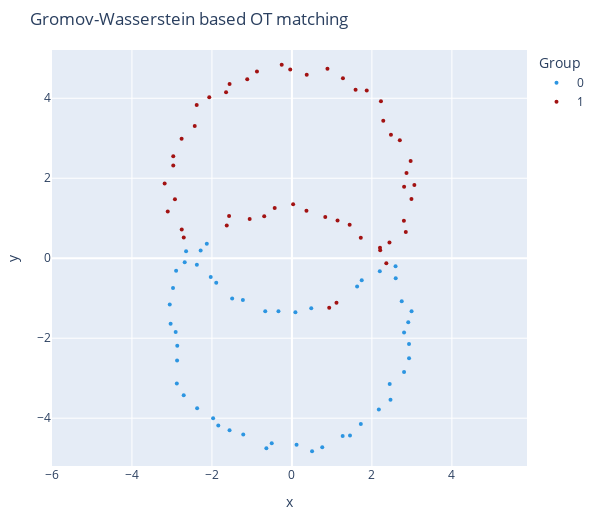

Write notebook code for a chart like this one.
### Code cell
import numpy as np
import pandas as pd
import plotly.express as px


num_frames = len(models_alligned)


idx_to_show = num_frames - 1


cloud = np.asarray(models_alligned[idx_to_show])
assert cloud.ndim == 2 and cloud.shape[1] == 2, "该帧必须是 (N,2) 坐标"

N = cloud.shape[0]

labels = np.r_[np.zeros(N//2, dtype=int), np.ones(N - N//2, dtype=int)]
df = pd.DataFrame({"x": cloud[:, 0], "y": cloud[:, 1], "group": labels})

# ========= 坐标范围 =========
xmin, xmax = df["x"].min(), df["x"].max()
ymin, ymax = df["y"].min(), df["y"].max()
dx, dy = xmax - xmin, ymax - ymin
pad_x = 0.03 * (dx if dx > 0 else 1.0)
pad_y = 0.03 * (dy if dy > 0 else 1.0)

df["group"] = df["group"].astype(str)

# ========= 画图 =========
fig = px.scatter(
    df,
    x="x",
    y="y",
    color="group",
    color_discrete_sequence=["#2C95E1", "#A21212"],  # 两种颜色
    title=f"Gromov-Wasserstein based OT matching",
)

# 等比例轴 + 范围留白
fig.update_yaxes(scaleanchor="x", scaleratio=1)
fig.update_xaxes(range=[xmin - pad_x, xmax + pad_x])
fig.update_yaxes(range=[ymin - pad_y, ymax + pad_y])

fig.update_traces(marker=dict(size=4))
fig.update_coloraxes(showscale=False)
fig.update_layout(
    width=600,
    height=520,
    legend_title_text="Group",
    margin=dict(l=20, r=20, t=50, b=20),
)

fig.show()

### Figure 1 — Plotly figure (JSON) as saved in the notebook; plotly's stock layout.template omitted (floating-point values rounded to 4 significant figures)
{"data": [{"hovertemplate": "group=0<br>x=%{x}<br>y=%{y}<extra></extra>", "legendgroup": "0", "marker": {"color": "#2C95E1", "size": 4, "symbol": "circle"}, "mode": "markers", "name": "0", "orientation": "v", "showlegend": true, "type": "scatter", "x": [-1.226, 2.198, -2.282, -1.892, -2.03, -2.128, -2.646, -1.494, -2.896, -2.377, -2.681, -2.973, -3.055, -3.033, -2.907, -2.867, -2.871, -2.878, -2.706, -2.37, -1.971, -1.841, -1.56, -1.217, -0.6393, -0.5044, 0.1165, 0.5039, 0.7585, 1.269, 1.452, 1.724, 2.174, 2.465, 2.445, 2.928, 2.804, 2.804, 2.929, 2.909, 2.992, 2.746, 2.595, 0.4839, 2.591, 0.08744, 1.63, 1.745, -0.3368, -0.6667], "xaxis": "x", "y": [-1.044, -0.3264, 0.1907, -0.6158, -0.466, 0.3641, 0.1757, -1.01, -0.3116, -0.161, -0.1009, -0.7419, -1.156, -1.638, -1.845, -2.191, -2.555, -3.13, -3.424, -3.75, -4.0, -4.182, -4.302, -4.406, -4.751, -4.626, -4.666, -4.826, -4.727, -4.443, -4.432, -4.144, -3.781, -3.54, -3.145, -2.142, -1.854, -2.844, -2.5, -1.601, -1.323, -1.078, -0.5003, -1.251, -0.2014, -1.352, -0.7081, -0.5533, -1.324, -1.325], "yaxis": "y"}, {"hovertemplate": "group=1<br>x=%{x}<br>y=%{y}<extra></extra>", "legendgroup": "1", "marker": {"color": "#A21212", "size": 4, "symbol": "circle"}, "mode": "markers", "name": "1", "orientation": "v", "showlegend": true, "type": "scatter", "x": [-1.559, 0.8888, 1.276, 1.871, 1.592, 2.284, 2.226, 2.969, 2.865, 2.476, 2.698, 2.989, 3.062, 2.805, 2.8, 2.848, 2.439, 1.444, 2.202, 2.208, 1.141, 1.722, 2.36, 0.8343, 1.114, 0.3636, 0.9324, 0.03013, -0.6926, -1.057, -0.4309, -2.704, -2.755, -1.629, -1.571, -3.105, -2.925, -3.183, -2.966, -2.967, -1.647, -2.758, -2.43, -2.38, -2.067, -1.117, -0.8743, -0.2551, -0.04212, 0.3701], "xaxis": "x", "y": [4.354, 4.739, 4.5, 4.196, 4.216, 3.438, 3.925, 2.431, 2.131, 3.091, 2.948, 1.48, 1.829, 1.786, 0.9382, 0.6584, 0.3911, 0.837, 0.2648, 0.1994, 0.9448, 0.5146, -0.1277, 1.032, -1.115, 1.186, -1.24, 1.348, 1.053, 0.9808, 1.255, 0.5206, 0.721, 0.8171, 1.059, 1.167, 1.473, 1.869, 2.317, 2.549, 4.149, 2.985, 3.305, 3.829, 4.025, 4.475, 4.671, 4.838, 4.721, 4.589], "yaxis": "y"}], "layout": {"coloraxis": {"showscale": false}, "height": 520, "legend": {"title": {"text": "Group"}, "tracegroupgap": 0}, "margin": {"b": 20, "l": 20, "r": 20, "t": 50}, "title": {"text": "Gromov-Wasserstein based OT matching"}, "width": 600, "xaxis": {"anchor": "y", "domain": [0, 1], "range": [-3.37, 3.249], "title": {"text": "x"}}, "yaxis": {"anchor": "x", "domain": [0, 1], "range": [-5.116, 5.128], "scaleanchor": "x", "scaleratio": 1, "title": {"text": "y"}}}}
